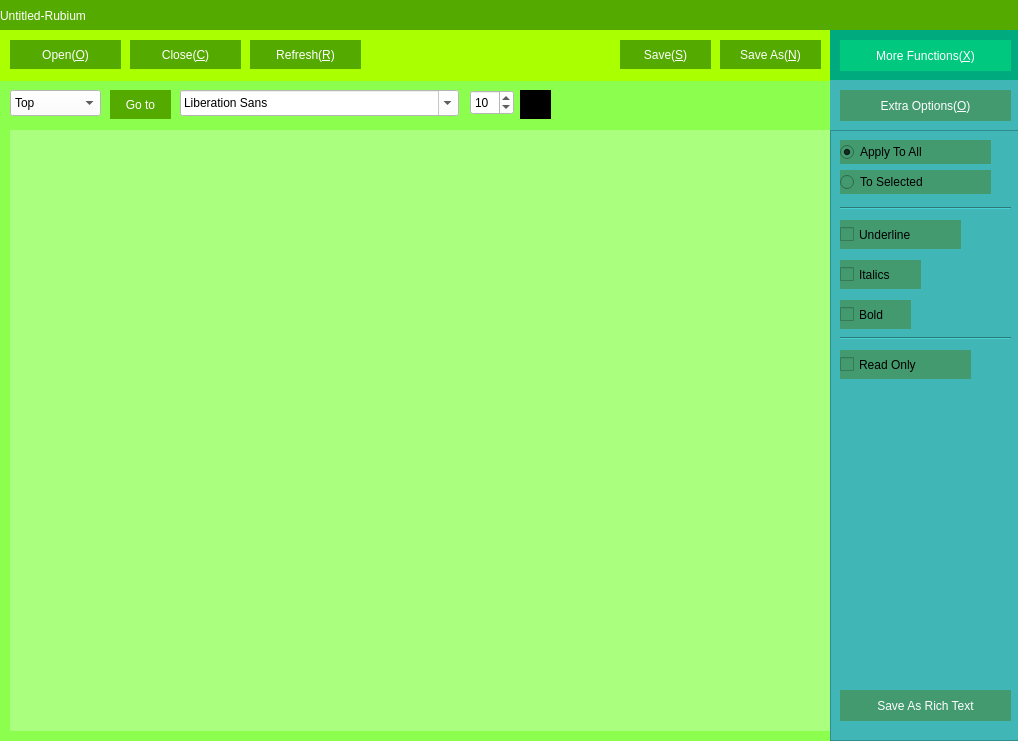
<?xml version="1.0" encoding="UTF-8"?>
<ui version="4.0">
 <class>Rubium</class>
 <widget class="QMainWindow" name="Rubium">
  <property name="geometry">
   <rect>
    <x>0</x>
    <y>0</y>
    <width>1018</width>
    <height>741</height>
   </rect>
  </property>
  <property name="windowTitle">
   <string>Rubium</string>
  </property>
  <property name="styleSheet">
   <string notr="true">background-color:white;</string>
  </property>
  <widget class="QWidget" name="centralwidget">
   <widget class="QLabel" name="label">
    <property name="geometry">
     <rect>
      <x>0</x>
      <y>0</y>
      <width>1021</width>
      <height>31</height>
     </rect>
    </property>
    <property name="styleSheet">
     <string notr="true">background-color: rgb(85, 170, 0);
color: rgb(255, 255, 255);
font:20px &quot;Lucida Console&quot;;</string>
    </property>
    <property name="text">
     <string>Untitled-Rubium</string>
    </property>
   </widget>
   <widget class="QLabel" name="label_4">
    <property name="geometry">
     <rect>
      <x>0</x>
      <y>80</y>
      <width>1021</width>
      <height>711</height>
     </rect>
    </property>
    <property name="styleSheet">
     <string notr="true">background-color: rgb(140, 255, 78);</string>
    </property>
    <property name="text">
     <string/>
    </property>
   </widget>
   <widget class="QLabel" name="label_2">
    <property name="geometry">
     <rect>
      <x>0</x>
      <y>30</y>
      <width>1021</width>
      <height>51</height>
     </rect>
    </property>
    <property name="styleSheet">
     <string notr="true">background-color: rgb(170, 255, 0);</string>
    </property>
    <property name="text">
     <string/>
    </property>
   </widget>
   <widget class="QTextEdit" name="textBrowser">
    <property name="geometry">
     <rect>
      <x>10</x>
      <y>130</y>
      <width>1001</width>
      <height>601</height>
     </rect>
    </property>
    <property name="styleSheet">
     <string notr="true">background:rgb(170, 255, 127);
;border-width:0;
border-style:outset;</string>
    </property>
   </widget>
   <widget class="QPushButton" name="pushButton">
    <property name="geometry">
     <rect>
      <x>10</x>
      <y>40</y>
      <width>111</width>
      <height>29</height>
     </rect>
    </property>
    <property name="styleSheet">
     <string notr="true">QPushButton{
background-color: rgb(85, 170, 0);
color: rgb(255, 255, 255);
border-radius:0px;
}
QPushButton:hover{
	background-color: rgb(170, 170, 127);
}</string>
    </property>
    <property name="text">
     <string>Open(&amp;O)</string>
    </property>
   </widget>
   <widget class="QPushButton" name="pushButton_2">
    <property name="geometry">
     <rect>
      <x>130</x>
      <y>40</y>
      <width>111</width>
      <height>29</height>
     </rect>
    </property>
    <property name="styleSheet">
     <string notr="true">QPushButton{
background-color: rgb(85, 170, 0);
color: rgb(255, 255, 255);
border-radius:0px;
}
QPushButton:hover{
	background-color: rgb(170, 170, 127);
}</string>
    </property>
    <property name="text">
     <string>Close(&amp;C)</string>
    </property>
   </widget>
   <widget class="QFontComboBox" name="fontComboBox">
    <property name="geometry">
     <rect>
      <x>180</x>
      <y>90</y>
      <width>279</width>
      <height>26</height>
     </rect>
    </property>
   </widget>
   <widget class="QPushButton" name="pushButton_3">
    <property name="geometry">
     <rect>
      <x>520</x>
      <y>90</y>
      <width>31</width>
      <height>29</height>
     </rect>
    </property>
    <property name="styleSheet">
     <string notr="true">border-radius:0;
background-color: rgb(0, 0, 0);</string>
    </property>
    <property name="text">
     <string/>
    </property>
   </widget>
   <widget class="QPushButton" name="pushButton_4">
    <property name="geometry">
     <rect>
      <x>110</x>
      <y>90</y>
      <width>61</width>
      <height>29</height>
     </rect>
    </property>
    <property name="styleSheet">
     <string notr="true">QPushButton{
background-color: rgb(85, 170, 0);
color: rgb(255, 255, 255);
border-radius:0px;
}
QPushButton:hover{
	background-color: rgb(170, 170, 127);
}</string>
    </property>
    <property name="text">
     <string>Go to</string>
    </property>
   </widget>
   <widget class="QComboBox" name="comboBox">
    <property name="geometry">
     <rect>
      <x>10</x>
      <y>90</y>
      <width>91</width>
      <height>26</height>
     </rect>
    </property>
    <property name="styleSheet">
     <string notr="true"/>
    </property>
    <item>
     <property name="text">
      <string>Top</string>
     </property>
    </item>
    <item>
     <property name="text">
      <string>Bottom</string>
     </property>
    </item>
   </widget>
   <widget class="QSpinBox" name="spinBox">
    <property name="geometry">
     <rect>
      <x>470</x>
      <y>90</y>
      <width>44</width>
      <height>25</height>
     </rect>
    </property>
    <property name="minimum">
     <number>4</number>
    </property>
    <property name="maximum">
     <number>96</number>
    </property>
    <property name="value">
     <number>9</number>
    </property>
    <property name="displayIntegerBase">
     <number>9</number>
    </property>
   </widget>
   <widget class="QPushButton" name="pushButton_5">
    <property name="geometry">
     <rect>
      <x>250</x>
      <y>40</y>
      <width>111</width>
      <height>29</height>
     </rect>
    </property>
    <property name="styleSheet">
     <string notr="true">QPushButton{
background-color: rgb(85, 170, 0);
color: rgb(255, 255, 255);
border-radius:0px;
}
QPushButton:hover{
	background-color: rgb(170, 170, 127);
}</string>
    </property>
    <property name="text">
     <string>Refresh(&amp;R)</string>
    </property>
   </widget>
   <widget class="QPushButton" name="pushButton_11">
    <property name="geometry">
     <rect>
      <x>620</x>
      <y>40</y>
      <width>91</width>
      <height>29</height>
     </rect>
    </property>
    <property name="styleSheet">
     <string notr="true">QPushButton{
background-color: rgb(85, 170, 0);
color: rgb(255, 255, 255);
border-radius:0px;
}
QPushButton:hover{
	background-color: rgb(170, 170, 127);
}</string>
    </property>
    <property name="text">
     <string>Save(&amp;S)</string>
    </property>
   </widget>
   <widget class="QLabel" name="label_3">
    <property name="geometry">
     <rect>
      <x>830</x>
      <y>30</y>
      <width>191</width>
      <height>51</height>
     </rect>
    </property>
    <property name="styleSheet">
     <string notr="true">background-color:rgb(0, 170, 127);</string>
    </property>
    <property name="text">
     <string/>
    </property>
   </widget>
   <widget class="QPushButton" name="pushButton_8">
    <property name="geometry">
     <rect>
      <x>840</x>
      <y>40</y>
      <width>171</width>
      <height>31</height>
     </rect>
    </property>
    <property name="styleSheet">
     <string notr="true">QPushButton{
background-color:rgb(0, 200, 127);
color: rgb(255, 255, 255);
border-radius:0px;
}
QPushButton:hover{
	background-color: rgb(170, 170, 255);
}</string>
    </property>
    <property name="text">
     <string>More Functions(&amp;X)</string>
    </property>
   </widget>
   <widget class="QLabel" name="label_5">
    <property name="geometry">
     <rect>
      <x>1020</x>
      <y>30</y>
      <width>261</width>
      <height>711</height>
     </rect>
    </property>
    <property name="styleSheet">
     <string notr="true">background-color:rgb(0, 170, 127);</string>
    </property>
    <property name="text">
     <string/>
    </property>
   </widget>
   <widget class="QLabel" name="label_6">
    <property name="geometry">
     <rect>
      <x>1020</x>
      <y>0</y>
      <width>261</width>
      <height>31</height>
     </rect>
    </property>
    <property name="styleSheet">
     <string notr="true">background-color: rgb(0, 125, 92);
color: rgb(255, 255, 255);
font:20px &quot;Lucida Console&quot;;</string>
    </property>
    <property name="text">
     <string>More</string>
    </property>
   </widget>
   <widget class="QFrame" name="frame">
    <property name="geometry">
     <rect>
      <x>1020</x>
      <y>30</y>
      <width>261</width>
      <height>721</height>
     </rect>
    </property>
    <property name="styleSheet">
     <string notr="true">background:transparent;</string>
    </property>
    <property name="frameShape">
     <enum>QFrame::StyledPanel</enum>
    </property>
    <property name="frameShadow">
     <enum>QFrame::Raised</enum>
    </property>
    <widget class="QPushButton" name="pushButton_9">
     <property name="geometry">
      <rect>
       <x>10</x>
       <y>40</y>
       <width>241</width>
       <height>31</height>
      </rect>
     </property>
     <property name="styleSheet">
      <string notr="true">QPushButton{
background-color:rgb(0, 200, 127);
color: rgb(255, 255, 255);
border-radius:0px;
}
QPushButton:hover{
	background-color: rgb(170, 170, 255);
}</string>
     </property>
     <property name="text">
      <string>Read Whole Text</string>
     </property>
    </widget>
    <widget class="QPushButton" name="pushButton_10">
     <property name="geometry">
      <rect>
       <x>10</x>
       <y>120</y>
       <width>241</width>
       <height>31</height>
      </rect>
     </property>
     <property name="styleSheet">
      <string notr="true">QPushButton{
background-color:rgb(0, 200, 127);
color: rgb(255, 255, 255);
border-radius:0px;
}
QPushButton:hover{
	background-color: rgb(170, 170, 255);
}</string>
     </property>
     <property name="text">
      <string>View FullScreen</string>
     </property>
    </widget>
    <widget class="QPushButton" name="pushButton_7">
     <property name="geometry">
      <rect>
       <x>10</x>
       <y>190</y>
       <width>241</width>
       <height>29</height>
      </rect>
     </property>
     <property name="styleSheet">
      <string notr="true">QPushButton{
background-color:rgb(0, 200, 127);
color: rgb(255, 255, 255);
border-radius:0px;
}
QPushButton:hover{
	background-color: rgb(170, 170, 255);
}</string>
     </property>
     <property name="text">
      <string>Find(&amp;D)</string>
     </property>
    </widget>
    <widget class="QLineEdit" name="lineEdit">
     <property name="geometry">
      <rect>
       <x>10</x>
       <y>160</y>
       <width>241</width>
       <height>25</height>
      </rect>
     </property>
    </widget>
    <widget class="QPushButton" name="pushButton_6">
     <property name="geometry">
      <rect>
       <x>10</x>
       <y>310</y>
       <width>241</width>
       <height>29</height>
      </rect>
     </property>
     <property name="styleSheet">
      <string notr="true">QPushButton{
background-color:rgb(0, 200, 127);
color: rgb(255, 255, 255);
border-radius:0px;
}
QPushButton:hover{
	background-color: rgb(170, 170, 255);
}</string>
     </property>
     <property name="text">
      <string>Copy All(&amp;A)</string>
     </property>
    </widget>
    <widget class="QLineEdit" name="lineEdit_2">
     <property name="geometry">
      <rect>
       <x>10</x>
       <y>230</y>
       <width>241</width>
       <height>25</height>
      </rect>
     </property>
    </widget>
    <widget class="QPushButton" name="pushButton_13">
     <property name="geometry">
      <rect>
       <x>10</x>
       <y>270</y>
       <width>241</width>
       <height>29</height>
      </rect>
     </property>
     <property name="styleSheet">
      <string notr="true">QPushButton{
background-color:rgb(0, 200, 127);
color: rgb(255, 255, 255);
border-radius:0px;
}
QPushButton:hover{
	background-color: rgb(170, 170, 255);
}</string>
     </property>
     <property name="text">
      <string>Find And Replace</string>
     </property>
    </widget>
    <widget class="QComboBox" name="comboBox_2">
     <property name="geometry">
      <rect>
       <x>10</x>
       <y>10</y>
       <width>241</width>
       <height>26</height>
      </rect>
     </property>
     <property name="styleSheet">
      <string notr="true">background-color:rgb(0, 170, 127);
border-radius:0px;
border-style:outset;</string>
     </property>
     <item>
      <property name="text">
       <string>English</string>
      </property>
     </item>
     <item>
      <property name="text">
       <string>Español</string>
      </property>
     </item>
     <item>
      <property name="text">
       <string>中文</string>
      </property>
     </item>
    </widget>
    <widget class="QPushButton" name="pushButton_15">
     <property name="geometry">
      <rect>
       <x>10</x>
       <y>80</y>
       <width>241</width>
       <height>31</height>
      </rect>
     </property>
     <property name="styleSheet">
      <string notr="true">QPushButton{
background-color:rgb(0, 200, 127);
color: rgb(255, 255, 255);
border-radius:0px;
}
QPushButton:hover{
	background-color: rgb(170, 170, 255);
}</string>
     </property>
     <property name="text">
      <string>Stop Reading</string>
     </property>
    </widget>
   </widget>
   <widget class="QPushButton" name="pushButton_12">
    <property name="geometry">
     <rect>
      <x>720</x>
      <y>40</y>
      <width>101</width>
      <height>29</height>
     </rect>
    </property>
    <property name="styleSheet">
     <string notr="true">QPushButton{
background-color: rgb(85, 170, 0);
color: rgb(255, 255, 255);
border-radius:0px;
}
QPushButton:hover{
	background-color: rgb(170, 170, 127);
}</string>
    </property>
    <property name="text">
     <string>Save As(&amp;N)</string>
    </property>
   </widget>
   <widget class="QLabel" name="label_8">
    <property name="geometry">
     <rect>
      <x>830</x>
      <y>80</y>
      <width>191</width>
      <height>51</height>
     </rect>
    </property>
    <property name="styleSheet">
     <string notr="true">background-color: rgb(64, 182, 182);</string>
    </property>
    <property name="text">
     <string/>
    </property>
   </widget>
   <widget class="QPushButton" name="pushButton_14">
    <property name="geometry">
     <rect>
      <x>840</x>
      <y>90</y>
      <width>171</width>
      <height>31</height>
     </rect>
    </property>
    <property name="styleSheet">
     <string notr="true">QPushButton{
background-color:rgb(67, 154, 111);
color: rgb(255, 255, 255);
border-radius:0px;
}
QPushButton:hover{
	background-color: rgb(170, 170, 255);
}</string>
    </property>
    <property name="text">
     <string>Extra Options(&amp;O)</string>
    </property>
   </widget>
   <widget class="QFrame" name="frame_2">
    <property name="enabled">
     <bool>true</bool>
    </property>
    <property name="geometry">
     <rect>
      <x>830</x>
      <y>130</y>
      <width>191</width>
      <height>611</height>
     </rect>
    </property>
    <property name="styleSheet">
     <string notr="true">background-color: rgb(64, 182, 182);</string>
    </property>
    <property name="frameShape">
     <enum>QFrame::StyledPanel</enum>
    </property>
    <property name="frameShadow">
     <enum>QFrame::Raised</enum>
    </property>
    <widget class="QCheckBox" name="checkBox_4">
     <property name="geometry">
      <rect>
       <x>10</x>
       <y>90</y>
       <width>121</width>
       <height>29</height>
      </rect>
     </property>
     <property name="styleSheet">
      <string notr="true">background-color:rgb(67, 154, 111);
font:20px&quot;Microsoft YaHei UI&quot;;</string>
     </property>
     <property name="text">
      <string>Underline</string>
     </property>
    </widget>
    <widget class="QCheckBox" name="checkBox_5">
     <property name="geometry">
      <rect>
       <x>10</x>
       <y>130</y>
       <width>81</width>
       <height>29</height>
      </rect>
     </property>
     <property name="styleSheet">
      <string notr="true">background-color:rgb(67, 154, 111);
font:20px&quot;Microsoft YaHei UI&quot;;</string>
     </property>
     <property name="text">
      <string>Italics</string>
     </property>
    </widget>
    <widget class="QCheckBox" name="checkBox_6">
     <property name="geometry">
      <rect>
       <x>10</x>
       <y>170</y>
       <width>71</width>
       <height>29</height>
      </rect>
     </property>
     <property name="styleSheet">
      <string notr="true">background-color:rgb(67, 154, 111);
font:20px&quot;Microsoft YaHei UI&quot;;</string>
     </property>
     <property name="text">
      <string>Bold</string>
     </property>
    </widget>
    <widget class="QRadioButton" name="radioButton">
     <property name="geometry">
      <rect>
       <x>10</x>
       <y>10</y>
       <width>151</width>
       <height>24</height>
      </rect>
     </property>
     <property name="styleSheet">
      <string notr="true">background-color:rgb(67, 154, 111);
font:20px&quot;Microsoft YaHei UI&quot;;</string>
     </property>
     <property name="text">
      <string>Apply To All</string>
     </property>
     <property name="checked">
      <bool>true</bool>
     </property>
    </widget>
    <widget class="QRadioButton" name="radioButton_2">
     <property name="geometry">
      <rect>
       <x>10</x>
       <y>40</y>
       <width>151</width>
       <height>24</height>
      </rect>
     </property>
     <property name="styleSheet">
      <string notr="true">background-color:rgb(67, 154, 111);
font:20px&quot;Microsoft YaHei UI&quot;;</string>
     </property>
     <property name="text">
      <string>To Selected</string>
     </property>
    </widget>
    <widget class="QCheckBox" name="checkBox_7">
     <property name="geometry">
      <rect>
       <x>10</x>
       <y>220</y>
       <width>131</width>
       <height>29</height>
      </rect>
     </property>
     <property name="styleSheet">
      <string notr="true">background-color:rgb(67, 154, 111);
font:20px&quot;Microsoft YaHei UI&quot;;</string>
     </property>
     <property name="text">
      <string>Read Only</string>
     </property>
    </widget>
    <widget class="Line" name="line">
     <property name="geometry">
      <rect>
       <x>10</x>
       <y>70</y>
       <width>171</width>
       <height>16</height>
      </rect>
     </property>
     <property name="orientation">
      <enum>Qt::Horizontal</enum>
     </property>
    </widget>
    <widget class="Line" name="line_2">
     <property name="geometry">
      <rect>
       <x>10</x>
       <y>200</y>
       <width>171</width>
       <height>16</height>
      </rect>
     </property>
     <property name="orientation">
      <enum>Qt::Horizontal</enum>
     </property>
    </widget>
    <widget class="QPushButton" name="pushButton_16">
     <property name="geometry">
      <rect>
       <x>10</x>
       <y>560</y>
       <width>171</width>
       <height>31</height>
      </rect>
     </property>
     <property name="styleSheet">
      <string notr="true">QPushButton{
background-color:rgb(67, 154, 111);
color: rgb(255, 255, 255);
border-radius:0px;
}
QPushButton:hover{
	background-color: rgb(170, 170, 255);
}</string>
     </property>
     <property name="text">
      <string>Save As Rich Text</string>
     </property>
    </widget>
   </widget>
  </widget>
 </widget>
 <resources/>
 <connections/>
</ui>
